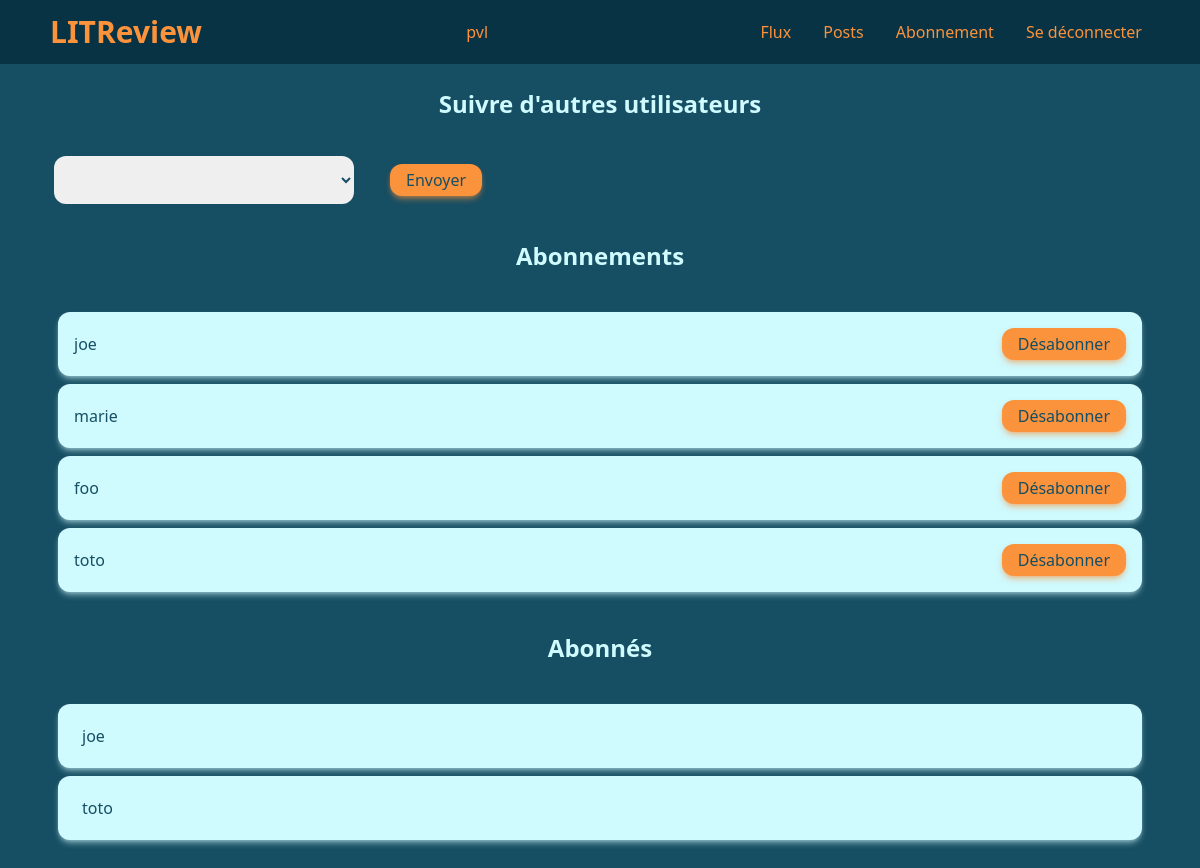
The page /review/follows/ (signed in) on the database as committed earlier.
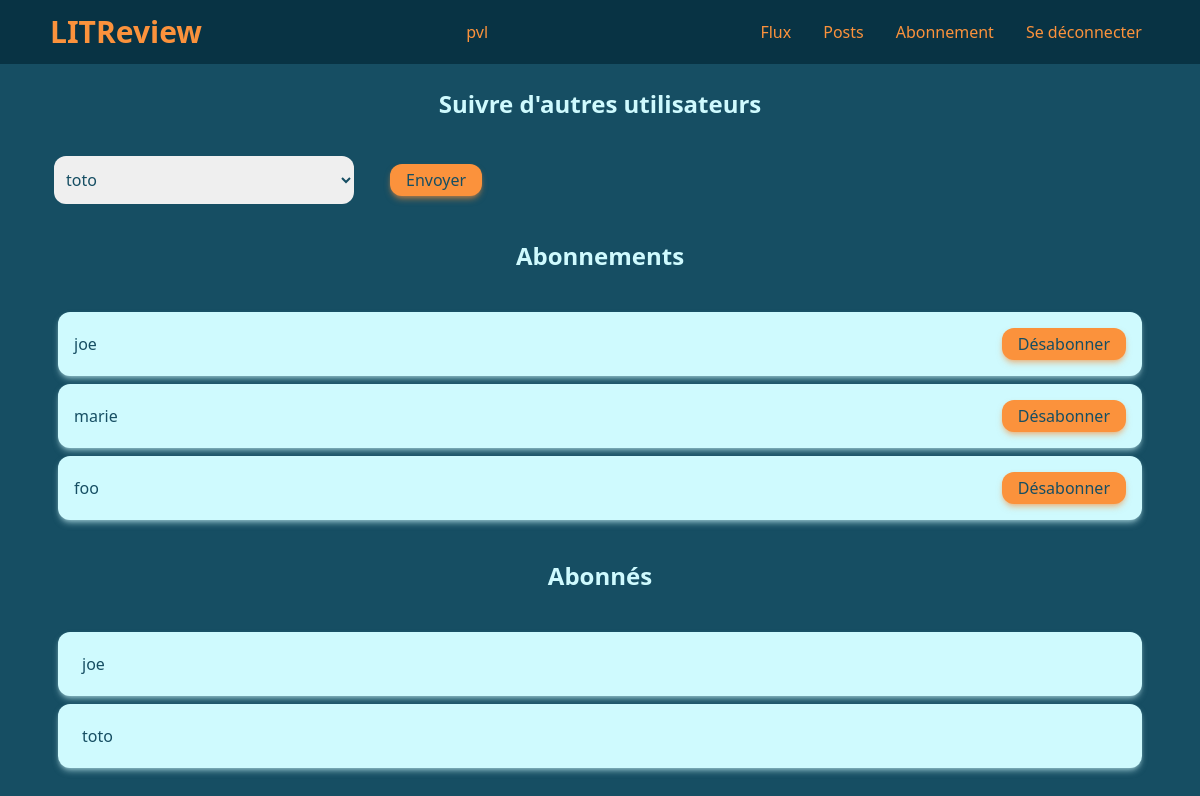
The same page on the database as committed later.
### review/models.py (models this page shows)
class UserFollows(models.Model):
    user = models.ForeignKey(to=settings.AUTH_USER_MODEL, on_delete=models.CASCADE, related_name='follower')
    followed_user = models.ForeignKey(to=settings.AUTH_USER_MODEL, on_delete=models.CASCADE, related_name='follow_user')
    class Meta:
        unique_together = ('user', 'followed_user', )
    @classmethod
    def get_followers(cls, user_pk):
        return cls.objects.all().filter(followed_user=user_pk)
    @classmethod
    def get_users_followed(cls, user_pk):
        return cls.objects.all().filter(user=user_pk)

### authentication/models.py (models this page shows, shortened)
class User(AbstractBaseUser, PermissionsMixin):
    username = models.CharField(max_length=20, unique=True)
    is_active = models.BooleanField(default=True)
    is_superuser = models.BooleanField(default=False)
    is_staff = models.BooleanField(default=False)
    date_joined = models.DateTimeField(default=timezone.now)
    last_login = models.DateTimeField(blank=True, null=True)
    objects = CustomUserManager()
    USERNAME_FIELD = 'username'
    REQUIRED_FIELDS = []

### review/views.py (the view, shortened to what this page needs)
# urls.py: path('follows/', views.FollowView.as_view(), name='follows'),
class FollowView(LoginRequiredMixin, View):
    template = 'review/follows.html'
    follow_form_class = forms.FollowForm
    follow_class = models.UserFollows
    def get(self, request):
        form = self.follow_form_class()
        no_following = User.objects.exclude(
            Q(follow_user__user = request.user) |
            Q(pk = request.user.pk)
            )
        form.fields['followed_user'].queryset = no_following
        return render(request, self.template, context=self._get_follow_context(request, form))
    def _get_follow_context(self, request, form):
        return {
            'form': form,
            'followers': self.follow_class.get_followers(request.user),
            'followed': self.follow_class.get_users_followed(request.user)
        }

### review/forms.py
class FollowForm(forms.ModelForm):
    class Meta:
        model = models.UserFollows
        fields = ['followed_user',]
    def __init__(self, *args, **kwargs):
        super().__init__(*args, **kwargs)
        self.fields['followed_user'].empty_label = None

### review/templates/review/follows.html (shortened to what this page needs)
{% extends 'base.html' %}
{% block content %}
    <div class="w-full">
        <h2 class="flex items-center justify-center h-24">Suivre d'autres utilisateurs</h2>
        <form method="post" class="label-none flex items-center">
            {{ form }}
            <button type="submit" class="btn px-4 py-1 ml-8">Envoyer</button>
        </form>
        <h2 class="flex items-center justify-center h-24">Abonnements</h2>
        <ul class="flex flex-col justify-around items-center gap-2 p-2">
            {% for follow in followed %}
                <li class="card-light flex justify-between items-center w-full p-4 h-16">
                    <p>{{ follow.followed_user }}</p>
                    <a href="{% url 'unfollow' id=follow.followed_user.pk %}" class="btn px-4 py-1">Désabonner</a>
                </li>
            {% endfor %}
        </ul>
        <h2 class="flex items-center justify-center h-24">Abonnés</h2>
        <ul class="flex flex-col justify-around items-center gap-2 p-2">
            {% for follower in followers %}
                <li class="card-light flex justify-between items-center w-full p-4 h-16">
                    <p class="p-2">{{ follower.user }}</p>
                </li>
            {% endfor %}
        </ul>
    </div>
{% endblock %}

Rows that differ between the two databases and show on the page:
removed UserFollows: followed_user "toto", shown under "Abonnements"
Other text that changed with them:
form field followed_user: (not shown) → "toto"
